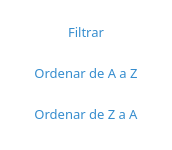
<?xml version="1.0" encoding="UTF-8"?>
<ui version="4.0">
 <class>RightClickedSection</class>
 <widget class="QWidget" name="RightClickedSection">
  <property name="geometry">
   <rect>
    <x>0</x>
    <y>0</y>
    <width>172</width>
    <height>150</height>
   </rect>
  </property>
  <property name="palette">
   <palette>
    <active>
     <colorrole role="Base">
      <brush brushstyle="SolidPattern">
       <color alpha="255">
        <red>46</red>
        <green>47</green>
        <blue>48</blue>
       </color>
      </brush>
     </colorrole>
     <colorrole role="Window">
      <brush brushstyle="SolidPattern">
       <color alpha="255">
        <red>255</red>
        <green>255</green>
        <blue>255</blue>
       </color>
      </brush>
     </colorrole>
    </active>
    <inactive>
     <colorrole role="Base">
      <brush brushstyle="SolidPattern">
       <color alpha="255">
        <red>46</red>
        <green>47</green>
        <blue>48</blue>
       </color>
      </brush>
     </colorrole>
     <colorrole role="Window">
      <brush brushstyle="SolidPattern">
       <color alpha="255">
        <red>255</red>
        <green>255</green>
        <blue>255</blue>
       </color>
      </brush>
     </colorrole>
    </inactive>
    <disabled>
     <colorrole role="Base">
      <brush brushstyle="SolidPattern">
       <color alpha="255">
        <red>255</red>
        <green>255</green>
        <blue>255</blue>
       </color>
      </brush>
     </colorrole>
     <colorrole role="Window">
      <brush brushstyle="SolidPattern">
       <color alpha="255">
        <red>255</red>
        <green>255</green>
        <blue>255</blue>
       </color>
      </brush>
     </colorrole>
    </disabled>
   </palette>
  </property>
  <property name="windowTitle">
   <string>Form</string>
  </property>
  <layout class="QVBoxLayout" name="verticalLayout">
   <property name="spacing">
    <number>0</number>
   </property>
   <property name="bottomMargin">
    <number>15</number>
   </property>
   <item>
    <widget class="QPushButton" name="pb_filtrar">
     <property name="minimumSize">
      <size>
       <width>0</width>
       <height>40</height>
      </size>
     </property>
     <property name="font">
      <font>
       <family>Segoe UI Semilight</family>
       <pointsize>10</pointsize>
       <weight>50</weight>
       <italic>false</italic>
       <bold>false</bold>
      </font>
     </property>
     <property name="toolTip">
      <string>&lt;html&gt;&lt;head/&gt;&lt;body&gt;&lt;p&gt;Filtrar en la columna seleccionada&lt;/p&gt;&lt;/body&gt;&lt;/html&gt;</string>
     </property>
     <property name="styleSheet">
      <string notr="true">QPushButton{
	border-radius: 6px;
	color: rgb(54, 141, 206);
}
QPushButton:hover:!pressed{
	  background-color: #EEEEEE; 
}</string>
     </property>
     <property name="text">
      <string>Filtrar</string>
     </property>
     <property name="icon">
      <iconset resource="assets.qrc">
       <normaloff>:/icons/filter_menu.png</normaloff>:/icons/filter_menu.png</iconset>
     </property>
     <property name="iconSize">
      <size>
       <width>20</width>
       <height>20</height>
      </size>
     </property>
     <property name="flat">
      <bool>true</bool>
     </property>
    </widget>
   </item>
   <item>
    <widget class="QPushButton" name="pb_sort_ascending">
     <property name="minimumSize">
      <size>
       <width>0</width>
       <height>40</height>
      </size>
     </property>
     <property name="font">
      <font>
       <family>Segoe UI Semilight</family>
       <pointsize>10</pointsize>
       <weight>50</weight>
       <italic>false</italic>
       <bold>false</bold>
      </font>
     </property>
     <property name="toolTip">
      <string>&lt;html&gt;&lt;head/&gt;&lt;body&gt;&lt;p&gt;Ordenar ascendentemente por la columna seleccionada&lt;/p&gt;&lt;/body&gt;&lt;/html&gt;</string>
     </property>
     <property name="styleSheet">
      <string notr="true">QPushButton{
	border-radius: 6px;
	color: rgb(54, 141, 206);
}
QPushButton:hover:!pressed{
	  background-color: #EEEEEE; 
}</string>
     </property>
     <property name="text">
      <string>Ordenar de A a Z</string>
     </property>
     <property name="icon">
      <iconset resource="assets.qrc">
       <normaloff>:/icons/sort_ascending.png</normaloff>:/icons/sort_ascending.png</iconset>
     </property>
     <property name="iconSize">
      <size>
       <width>20</width>
       <height>20</height>
      </size>
     </property>
     <property name="flat">
      <bool>true</bool>
     </property>
    </widget>
   </item>
   <item>
    <widget class="QPushButton" name="pb_sort_descending">
     <property name="minimumSize">
      <size>
       <width>0</width>
       <height>40</height>
      </size>
     </property>
     <property name="font">
      <font>
       <family>Segoe UI Semilight</family>
       <pointsize>10</pointsize>
       <weight>50</weight>
       <italic>false</italic>
       <bold>false</bold>
      </font>
     </property>
     <property name="toolTip">
      <string>&lt;html&gt;&lt;head/&gt;&lt;body&gt;&lt;p&gt;Ordenar descendentemente por la columna seleccionada&lt;/p&gt;&lt;/body&gt;&lt;/html&gt;</string>
     </property>
     <property name="styleSheet">
      <string notr="true">QPushButton{
	border-radius: 6px;
	color: rgb(54, 141, 206);
}
QPushButton:hover:!pressed{
	  background-color: #EEEEEE; 
}</string>
     </property>
     <property name="text">
      <string>Ordenar de Z a A</string>
     </property>
     <property name="icon">
      <iconset resource="assets.qrc">
       <normaloff>:/icons/sort_descending.png</normaloff>:/icons/sort_descending.png</iconset>
     </property>
     <property name="iconSize">
      <size>
       <width>20</width>
       <height>20</height>
      </size>
     </property>
     <property name="flat">
      <bool>true</bool>
     </property>
    </widget>
   </item>
  </layout>
 </widget>
 <resources>
  <include location="assets.qrc"/>
 </resources>
 <connections/>
</ui>
